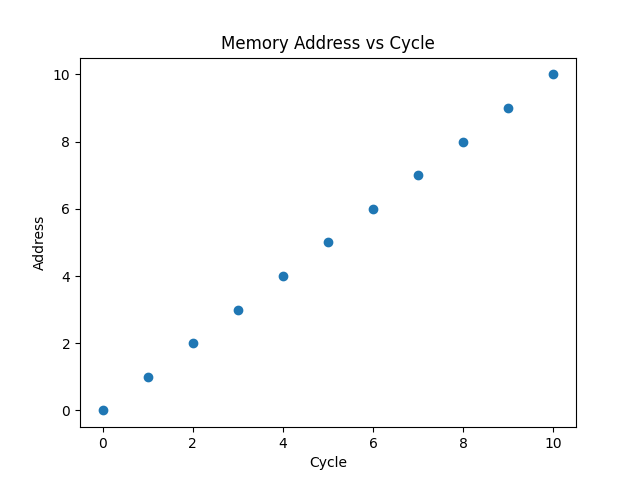

Reproduce this figure in Python.
import matplotlib.pyplot as plt
import pandas as pd

# Read the file made in the java Program (Write.java)
data = pd.read_csv("E:\\EclipseCodes\\CO_ASSIGNMENT_2\\src\\simulator\\filename.txt", delimiter="\t")

# Accessing through variables
x = data['a']
y = data['b']

# Add title
plt.title("Memory Address vs Cycle")

# Add labels
plt.xlabel('Cycle')
plt.ylabel('Address')

# Scatter Plot :- Plot only points
plt.scatter(x, y, )

# Save the plot
plt.savefig('Graph.png')

# Show the plot
plt.show()
